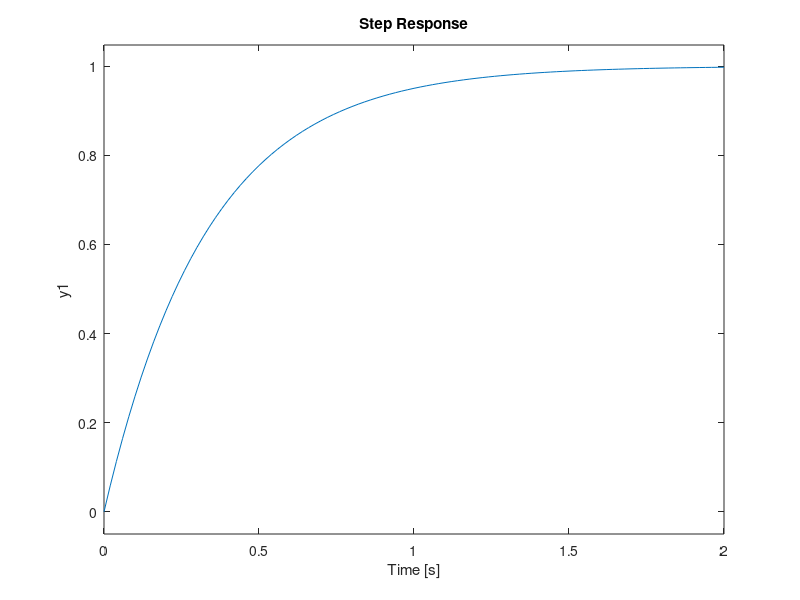

Write the MATLAB code that produced this figure.
K0 = 1;
A0 = 1;
dK = [-0.5 0 0.5 1 1.5 2]; 
dA = [0 1 2];

K = K0 + dK;
A = A0 + dA;

s = tf('s');

figure()
hold on;
for numerator = 1:length(dK)
    for denon = 1:length(dA)
        G0 = K(numerator)/(s+A(denon));
        step(G0)
    end
end
grid;
hold off